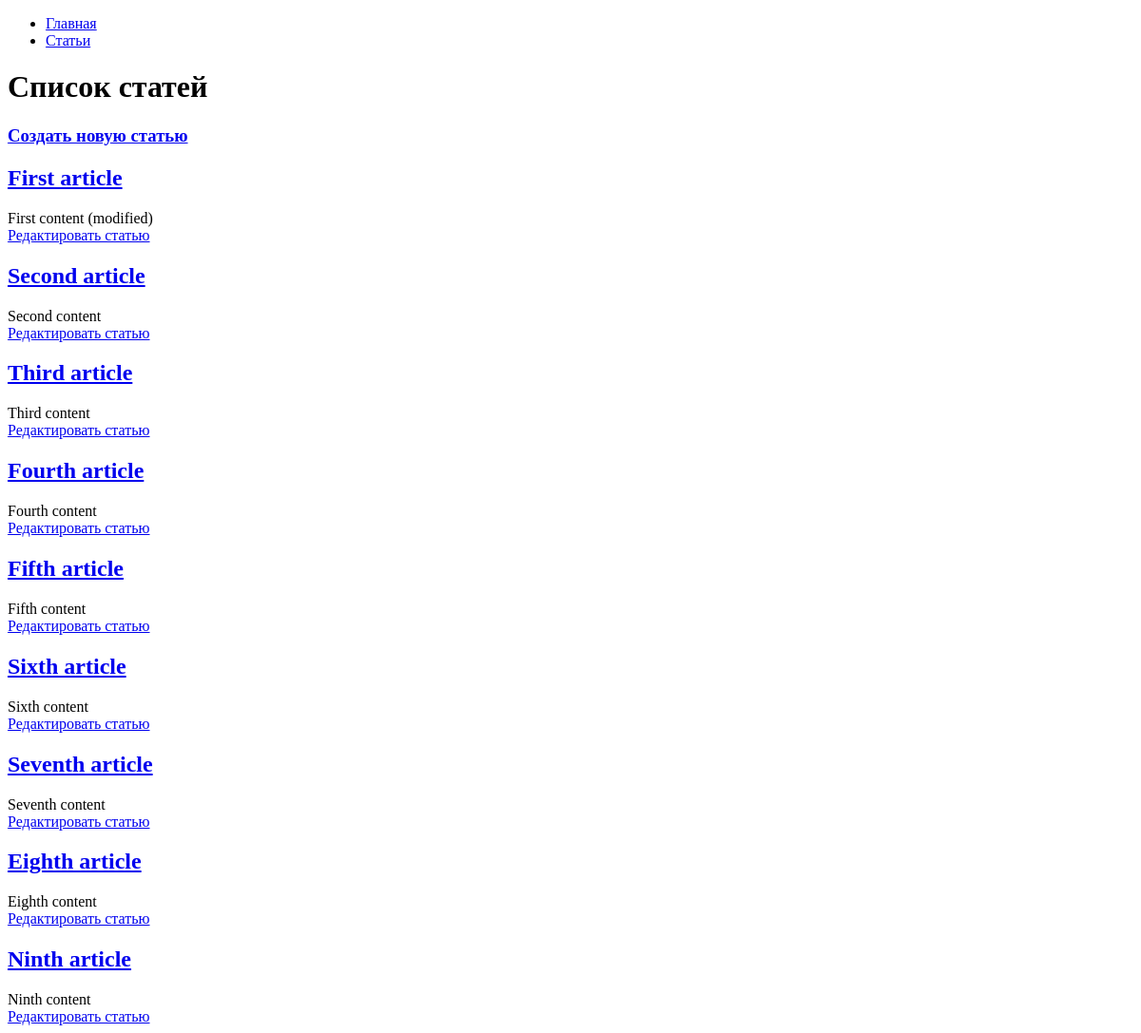
The page /articles/ on the database as committed earlier.
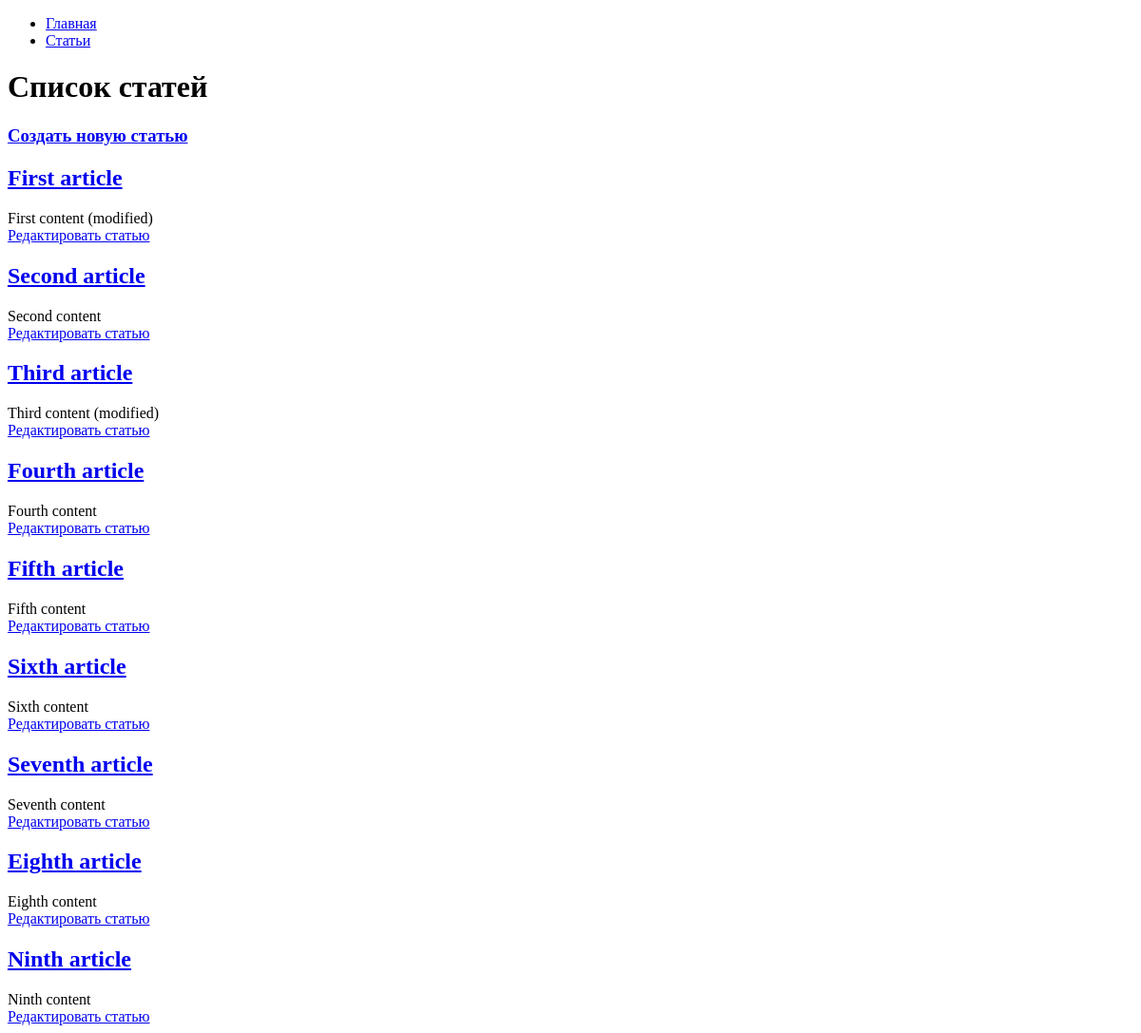
The same page on the database as committed later.
### hexlet_django_blog/article/models.py (models this page shows, shortened)
class Article(models.Model):
    name = models.CharField(max_length=200) # название статьи
    body = models.TextField() # тело статьи
    created_at = models.DateTimeField(auto_now_add=True)
    updated_at = models.DateTimeField(auto_now=True)

### hexlet_django_blog/article/views.py (the view)
# urls.py: path('', views.IndexView.as_view(), name='articles'),
class IndexView(View):
    def get(self, request, *args, **kwargs):
        articles = Article.objects.all()[:15]
        return render(request, 'articles/index.html', context={
            'articles': articles,
        })

### hexlet_django_blog/templates/articles/index.html
{% extends "base.html" %}
{% block content %}
    <h1>Список статей</h1>
    <h3><a href="{% url 'articles_create' %}">Создать новую статью</a></h3>
    {% for article in articles %}
        <h2><a href="{% url 'article' article.id %}">{{ article.name }}</a></h2>
        <div>{{ article.body}}</div>
        <div><a href="{% url 'articles_update' article.id %}">Редактировать статью</a></div>
    {% endfor %}
{% endblock %}

Rows that differ between the two databases and show on the page:
changed Article "Third article": body "Third content" → "Third content (modified)"
